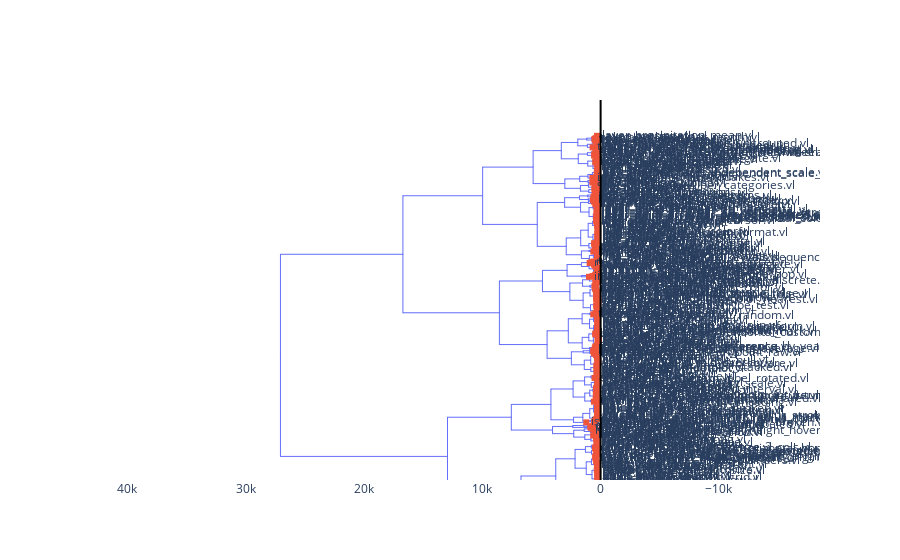

The notebook cell this image was saved under:
### Code cell
dendro(linkage, specs)

### Figure 1 — Plotly figure (JSON) as saved in the notebook; plotly's stock layout.template omitted (floating-point values rounded to 4 significant figures; data arrays with more than 128 entries replaced by an {"elided": "..."} marker saying what was removed)
{"data": [{"hoverinfo": "none", "hovertext": {"elided": "2641 null values"}, "line": {"width": 1}, "marker": {"size": 1}, "mode": "lines+markers", "type": "scatter", "x": {"elided": "2641 int values"}, "y": {"elided": "2641 float values"}}, {"hoverinfo": "skip", "marker": {"cmin": 0, "symbol": "square"}, "mode": "markers+text", "text": {"elided": "529 str values"}, "textposition": "middle right", "type": "scatter", "x": {"elided": "529 int values"}, "y": {"elided": "529 int values"}}], "layout": {"autosize": true, "dragmode": "pan", "plot_bgcolor": "white", "shapes": [{"line": {"color": "black"}, "type": "line", "x0": 0, "x1": 0, "xref": "x", "y0": 0, "y1": 1, "yref": "y domain"}], "showlegend": false, "uirevision": "yes", "xaxis": {"autorange": false, "range": [44010.0, -18540.0], "type": "linear"}, "yaxis": {"autorange": false, "range": [793.3, 5752.0], "type": "linear", "visible": false}}}
